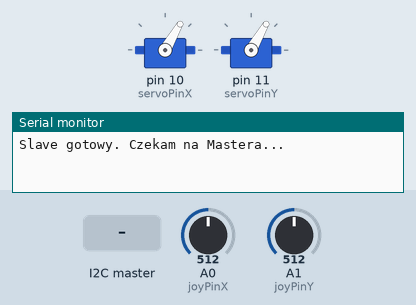
Recording of a sketch running on a simulated Arduino Uno, built for the host (arithmetic inside an expression is 32-bit, double 64-bit). Parts: 2 × servo, the last lines printed to the serial monitor. The test bench sets the inputs (shaded band); at power-on: A0 (joyPinX) = 512, A1 (joyPinY) = 512 (analog values on the 0–1023 scale).

Above: at 1.2 s.
1.3 s: the I2C master sends the byte 1
2.8 s: A0 (joyPinX) set to 490
At 3.4 s:
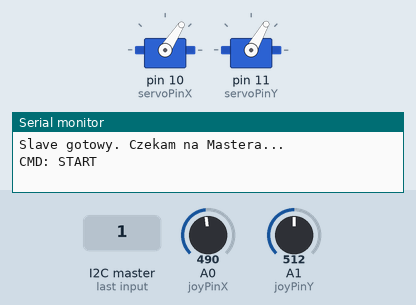
4.3 s: A1 (joyPinY) set to 490
At 5.5 s:
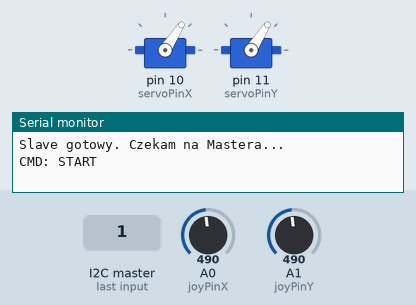
5.8 s: A0 (joyPinX) set to 306
At 6.4 s:
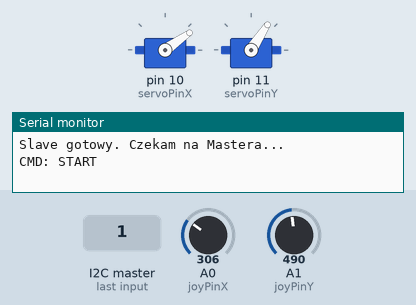
7.3 s: A1 (joyPinY) set to 306
At 7.9 s:
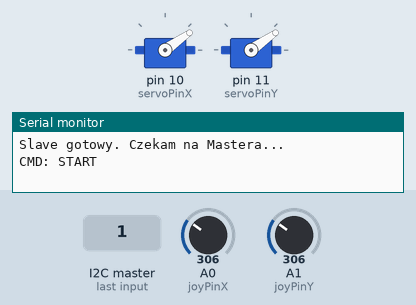
8.8 s: A0 (joyPinX) set to 122
At 10.0 s:
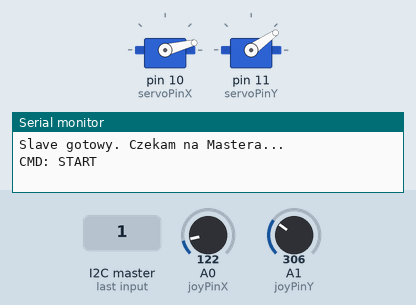
Timing chart, 0 to 11.3 s (numbered marks = the images above; inputs shaded):
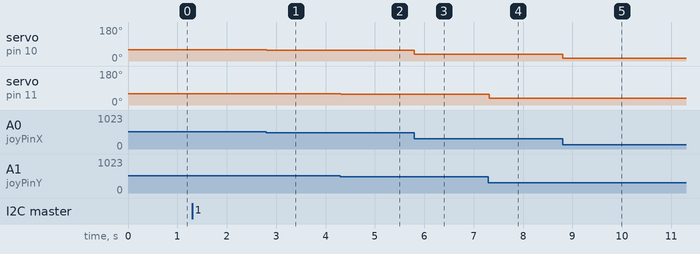

The sketch:

labirynth.ino
```cpp
#include <Servo.h>
#include <Wire.h>

#define SLAVE_ADDR 8

// --- KONFIGURACJA ---
const int MAX_ANGLE = 120; // Zakres ruchu serw
const int CENTER_ANGLE = MAX_ANGLE / 2; // Pozycja spoczynkowa

// --- PINY (UNO R4) ---
const int servoPinX = 10;
const int servoPinY = 11;
const int joyPinX = A0;
const int joyPinY = A1;

Servo servoX;
Servo servoY;

// Zmienna decydująca o tym, czy można grać
// volatile oznacza, że zmienna może być zmieniona w przerwaniu (receiveEvent)
volatile bool gameEnabled = false;

void setup() {
  Serial.begin(115200);

  // Inicjalizacja I2C jako SLAVE
  Wire.begin(SLAVE_ADDR);
  Wire.onReceive(receiveEvent);

  servoX.attach(servoPinX);
  servoY.attach(servoPinY);

  // Ustawienie na środek przy starcie
  centerServos();

  Serial.println("Slave gotowy. Czekam na Mastera...");
  analogReadResolution(10); // Dla R4 (0-1023)
}

void loop() {
  if (gameEnabled) {
    // --- TRYB GRY ---
    int valX = analogRead(joyPinX);
    int valY = analogRead(joyPinY);

    // Mapowanie joysticka na kąt serw
    int angleX = map(valX, 0, 1023, 0, MAX_ANGLE);
    int angleY = map(valY, 0, 1023, 0, MAX_ANGLE);

    servoX.write(angleX);
    servoY.write(angleY);

    delay(15); // Małe opóźnienie dla płynności
  }
  else {
    // --- TRYB BLOKADY (Koniec czasu lub wygrana) ---
    // W pętli ciągle wymuszamy środek, żeby gracz nie mógł ruszać
    // Można to robić rzadziej, żeby nie "buczały" serwa
    static unsigned long lastLockTime = 0;
    if (millis() - lastLockTime > 500) {
       centerServos();
       lastLockTime = millis();
    }
  }
}

// Funkcja ustawiająca labirynt w poziomie
void centerServos() {
  servoX.write(CENTER_ANGLE);
  servoY.write(CENTER_ANGLE);
}

// --- ODBIÓR DANYCH Z ESP32 ---
// Master wyśle: 1 = START, 0 = STOP
void receiveEvent(int howMany) {
  if (Wire.available()) {
    int command = Wire.read();

    if (command == 1) {
      gameEnabled = true;
      Serial.println("CMD: START");
    }
    else if (command == 0) {
      gameEnabled = false;
      centerServos(); // Natychmiastowy reset po otrzymaniu STOP
      Serial.println("CMD: STOP");
    }
  }
}
```

Measured:
- after the input at 2.8 s, servo on pin 10 (servoPinX): 60° → 57° at once
- after the input at 4.3 s, servo on pin 11 (servoPinY): 60° → 57° at once
- after the input at 5.8 s, servo on pin 10 (servoPinX): 57° → 35° at once
- after the input at 7.3 s, servo on pin 11 (servoPinY): 57° → 35° at once
- after the input at 8.8 s, servo on pin 10 (servoPinX): 35° → 14° at once
